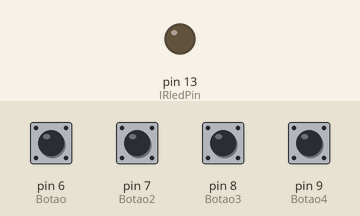
A sketch run on a simulated Arduino Uno, built with avr-gcc and run on an emulated ATmega328P. On the bench: output pins drawn as LEDs (lit = HIGH). The test bench sets the inputs (shaded band); at power-on: pin 6 (Botao), pin 7 (Botao2), pin 8 (Botao3), pin 9 (Botao4) LOW. What the sketch prints to the serial monitor is not drawn.

Above: at 1.2 s.
1.3 s: pin 7 (Botao2) pulled HIGH for 0.15 s
At 2.7 s:
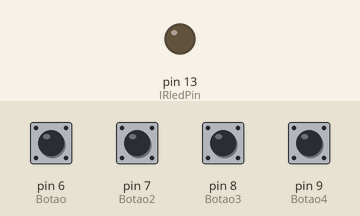
3.0 s: pin 6 (Botao) pulled HIGH for 0.15 s
At 3.8 s:
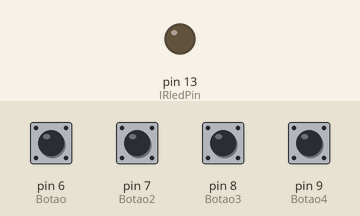
6.1 s: pin 8 (Botao3) pulled HIGH for 1 s
10.1 s: pin 6 (Botao) pulled HIGH for 1 s
14.1 s: pin 9 (Botao4) pulled HIGH for 1 s
At 14.67 s:
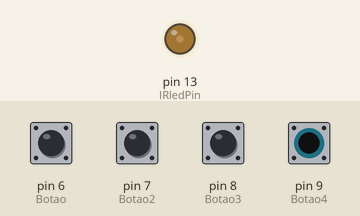
18.1 s: pin 7 (Botao2) pulled HIGH for 1 s
Timing chart, 0 to 21.1 s (numbered marks = the images above; inputs shaded):
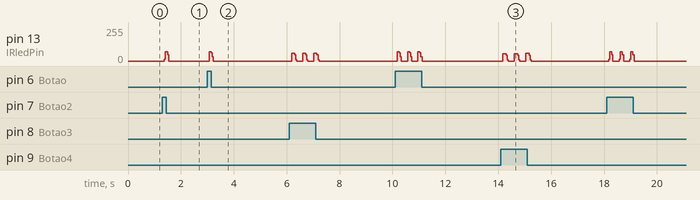

Measured:
- after the input at 1.3 s, pin 13 (IRledPin): 0/255 → 69/255 after 0.08 s, → 0/255 0.12 s later
- after the input at 3.0 s, pin 13 (IRledPin): 0/255 → 70/255 after 0.07 s, → 0/255 0.08 s later
- after the input at 14.1 s, pin 13 (IRledPin): ramps from 57/255 to 0/255 and jumps back, once every 0.43 s

The sketch:

adicionando_4botoes.ino
```cpp
// CODIGO EM CC MODIFICADO POR NERDKINGTEAM
// VISITE: nerdking.com.br
// youtube.com/nerdkingteam
// This sketch will send out a Nikon D50 trigger signal (probably works with most Nikons)
// See the full tutorial at http://www.ladyada.net/learn/sensors/ir.html
// this code is public domain, please enjoy!

int IRledPin =  13;    // LED connected to digital pin 13
int Botao = 6;
int Botao2 = 7;
int Botao3 = 8;
int Botao4 = 9;
int EstadoBotao = 0;
int EstadoBotao2 = 0;
int EstadoBotao3 = 0;
int EstadoBotao4 = 0;
// The setup() method runs once, when the sketch starts

void setup()   {
// initialize the IR digital pin as an output:
pinMode(IRledPin, OUTPUT);
pinMode(Botao, INPUT);
pinMode(Botao2, INPUT);
pinMode(Botao3, INPUT);
pinMode(Botao4, INPUT);
Serial.begin(9600);
}

void loop()
{
  EstadoBotao = digitalRead(Botao);
  EstadoBotao2 = digitalRead(Botao2);
  EstadoBotao3 = digitalRead(Botao3);
  EstadoBotao4 = digitalRead(Botao4);
Serial.println("Sending IR signal");
if (EstadoBotao == HIGH){
  SendChannelUpCode();
  delay(250);
}
if (EstadoBotao2 == HIGH){
SendChannelUpCode2();
delay(250);
}
if (EstadoBotao3 == HIGH){
  SendChannelUpCode3();
  delay(250);
}
if (EstadoBotao4 == HIGH){
SendChannelUpCode4();
delay(250);
}
}
// This procedure sends a 38KHz pulse to the IRledPin
// for a certain # of microseconds. We'll use this whenever we need to send codes
void pulseIR(long microsecs) {
// we'll count down from the number of microseconds we are told to wait

cli();  // this turns off any background interrupts

while (microsecs > 0) {
// 38 kHz is about 13 microseconds high and 13 microseconds low
digitalWrite(IRledPin, HIGH);  // this takes about 3 microseconds to happen
delayMicroseconds(10);         // hang out for 10 microseconds
digitalWrite(IRledPin, LOW);   // this also takes about 3 microseconds
delayMicroseconds(10);         // hang out for 10 microseconds

// so 26 microseconds altogether
microsecs -= 26;
}

sei();  // this turns them back on
}
void SendChannelUpCode() {
delayMicroseconds(1576);
pulseIR(2400);
delayMicroseconds(580);
pulseIR(600);
delayMicroseconds(580);
pulseIR(1180);
delayMicroseconds(560);
pulseIR(600);
delayMicroseconds(560);
pulseIR(620);
delayMicroseconds(560);
pulseIR(1200);
delayMicroseconds(560);
pulseIR(600);
delayMicroseconds(580);
pulseIR(600);
delayMicroseconds(560);
pulseIR(620);
delayMicroseconds(560);
pulseIR(600);
delayMicroseconds(560);
pulseIR(620);
delayMicroseconds(560);
pulseIR(620);
delayMicroseconds(540);
pulseIR(1200);
delayMicroseconds(560);
pulseIR(620);
delayMicroseconds(560);
pulseIR(1200);
delayMicroseconds(560);
pulseIR(620);
delayMicroseconds(21560);
pulseIR(2400);
delayMicroseconds(540);
pulseIR(620);
delayMicroseconds(580);
pulseIR(1180);
delayMicroseconds(580);
pulseIR(600);
delayMicroseconds(560);
pulseIR(600);
delayMicroseconds(560);
pulseIR(1200);
delayMicroseconds(560);
pulseIR(620);
delayMicroseconds(560);
pulseIR(600);
delayMicroseconds(560);
pulseIR(620);
delayMicroseconds(560);
pulseIR(600);
delayMicroseconds(560);
pulseIR(620);
delayMicroseconds(540);
pulseIR(640);
delayMicroseconds(540);
pulseIR(1220);
delayMicroseconds(540);
pulseIR(620);
delayMicroseconds(540);
pulseIR(1220);
delayMicroseconds(560);
pulseIR(620);
delayMicroseconds(21560);
pulseIR(2400);
delayMicroseconds(560);
pulseIR(600);
delayMicroseconds(560);
pulseIR(1200);
delayMicroseconds(560);
pulseIR(620);
delayMicroseconds(560);
pulseIR(600);
delayMicroseconds(560);
pulseIR(1200);
delayMicroseconds(560);
pulseIR(620);
delayMicroseconds(560);
pulseIR(620);
delayMicroseconds(540);
pulseIR(620);
delayMicroseconds(560);
pulseIR(600);
delayMicroseconds(560);
pulseIR(620);
delayMicroseconds(560);
pulseIR(620);
delayMicroseconds(540);
pulseIR(1220);
delayMicroseconds(560);
pulseIR(600);
delayMicroseconds(560);
pulseIR(1200);
delayMicroseconds(560);
pulseIR(620);
delayMicroseconds(21560);
pulseIR(2380);
delayMicroseconds(580);
pulseIR(600);
delayMicroseconds(560);
pulseIR(1200);
delayMicroseconds(560);
pulseIR(600);
delayMicroseconds(560);
pulseIR(620);
delayMicroseconds(560);
pulseIR(1200);
delayMicroseconds(560);
pulseIR(620);
delayMicroseconds(560);
pulseIR(600);
delayMicroseconds(560);
pulseIR(620);
delayMicroseconds(560);
pulseIR(600);
delayMicroseconds(560);
pulseIR(620);
delayMicroseconds(560);
pulseIR(600);
delayMicroseconds(580);
pulseIR(1200);
delayMicroseconds(560);
pulseIR(600);
delayMicroseconds(560);
pulseIR(1200);
delayMicroseconds(560);
pulseIR(600);
delayMicroseconds(21580);
pulseIR(2400);
delayMicroseconds(560);
pulseIR(600);
delayMicroseconds(560);
pulseIR(1220);
delayMicroseconds(540);
pulseIR(620);
delayMicroseconds(560);
pulseIR(620);
delayMicroseconds(560);
pulseIR(1200);
delayMicroseconds(540);
pulseIR(620);
delayMicroseconds(560);
pulseIR(620);
delayMicroseconds(560);
pulseIR(600);
delayMicroseconds(560);
pulseIR(620);
delayMicroseconds(560);
pulseIR(620);
delayMicroseconds(540);
pulseIR(620);
delayMicroseconds(560);
pulseIR(1200);
delayMicroseconds(560);
pulseIR(620);
delayMicroseconds(540);
pulseIR(1220);
delayMicroseconds(560);
pulseIR(600);
}

void SendChannelUpCode2() {
delayMicroseconds(34940);
pulseIR(140);
delayMicroseconds(26576);
pulseIR(100);
delayMicroseconds(10736);
pulseIR(100);
delayMicroseconds(40396);
pulseIR(80);
delayMicroseconds(39348);
pulseIR(2400);
delayMicroseconds(560);
pulseIR(1200);
delayMicroseconds(580);
pulseIR(1180);
delayMicroseconds(560);
pulseIR(620);
delayMicroseconds(560);
pulseIR(600);
delayMicroseconds(580);
pulseIR(1180);
delayMicroseconds(560);
pulseIR(620);
delayMicroseconds(560);
pulseIR(600);
delayMicroseconds(580);
pulseIR(600);
delayMicroseconds(540);
pulseIR(620);
delayMicroseconds(560);
pulseIR(620);
delayMicroseconds(560);
pulseIR(620);
delayMicroseconds(540);
pulseIR(1200);
delayMicroseconds(560);
pulseIR(620);
delayMicroseconds(560);
pulseIR(1200);
delayMicroseconds(560);
pulseIR(620);
delayMicroseconds(20960);
pulseIR(2400);
delayMicroseconds(560);
pulseIR(1200);
delayMicroseconds(580);
pulseIR(1180);
delayMicroseconds(560);
pulseIR(600);
delayMicroseconds(560);
pulseIR(620);
delayMicroseconds(560);
pulseIR(1200);
delayMicroseconds(560);
pulseIR(600);
delayMicroseconds(560);
pulseIR(620);
delayMicroseconds(560);
pulseIR(620);
delayMicroseconds(520);
pulseIR(640);
delayMicroseconds(560);
pulseIR(620);
delayMicroseconds(540);
pulseIR(620);
delayMicroseconds(560);
pulseIR(1200);
delayMicroseconds(560);
pulseIR(620);
delayMicroseconds(560);
pulseIR(1200);
delayMicroseconds(560);
pulseIR(600);
delayMicroseconds(21000);
pulseIR(2380);
delayMicroseconds(580);
pulseIR(1180);
delayMicroseconds(560);
pulseIR(1200);
delayMicroseconds(580);
pulseIR(600);
delayMicroseconds(560);
pulseIR(600);
delayMicroseconds(560);
pulseIR(1200);
delayMicroseconds(560);
pulseIR(620);
delayMicroseconds(560);
pulseIR(620);
delayMicroseconds(540);
pulseIR(620);
delayMicroseconds(560);
pulseIR(620);
delayMicroseconds(560);
pulseIR(600);
delayMicroseconds(560);
pulseIR(620);
delayMicroseconds(560);
pulseIR(1200);
delayMicroseconds(560);
pulseIR(620);
delayMicroseconds(560);
pulseIR(1200);
delayMicroseconds(540);
pulseIR(620);
delayMicroseconds(20980);
pulseIR(2380);
delayMicroseconds(580);
pulseIR(1200);
delayMicroseconds(560);
pulseIR(1200);
delayMicroseconds(560);
pulseIR(600);
delayMicroseconds(560);
pulseIR(620);
delayMicroseconds(560);
pulseIR(1200);
delayMicroseconds(560);
pulseIR(600);
delayMicroseconds(560);
pulseIR(620);
delayMicroseconds(560);
pulseIR(600);
delayMicroseconds(560);
pulseIR(620);
delayMicroseconds(540);
pulseIR(640);
delayMicroseconds(540);
pulseIR(620);
delayMicroseconds(560);
pulseIR(1200);
delayMicroseconds(560);
pulseIR(620);
delayMicroseconds(540);
pulseIR(1220);
delayMicroseconds(540);
pulseIR(620);
}

void SendChannelUpCode3() {
delayMicroseconds(5220);
pulseIR(2380);
delayMicroseconds(580);
pulseIR(1180);
delayMicroseconds(560);
pulseIR(620);
delayMicroseconds(560);
pulseIR(620);
delayMicroseconds(540);
pulseIR(620);
delayMicroseconds(580);
pulseIR(1200);
delayMicroseconds(560);
pulseIR(1200);
delayMicroseconds(580);
pulseIR(580);
delayMicroseconds(560);
pulseIR(620);
delayMicroseconds(580);
pulseIR(580);
delayMicroseconds(560);
pulseIR(620);
delayMicroseconds(560);
pulseIR(620);
delayMicroseconds(540);
pulseIR(1220);
delayMicroseconds(560);
pulseIR(600);
delayMicroseconds(560);
pulseIR(620);
delayMicroseconds(560);
pulseIR(620);
delayMicroseconds(540);
pulseIR(620);
delayMicroseconds(560);
pulseIR(1200);
delayMicroseconds(580);
pulseIR(600);
delayMicroseconds(540);
pulseIR(640);
delayMicroseconds(540);
pulseIR(620);
delayMicroseconds(15140);
pulseIR(2360);
delayMicroseconds(580);
pulseIR(1180);
delayMicroseconds(540);
pulseIR(620);
delayMicroseconds(560);
pulseIR(620);
delayMicroseconds(580);
pulseIR(600);
delayMicroseconds(540);
pulseIR(1220);
delayMicroseconds(560);
pulseIR(1200);
delayMicroseconds(560);
pulseIR(600);
delayMicroseconds(560);
pulseIR(620);
delayMicroseconds(580);
pulseIR(580);
delayMicroseconds(600);
pulseIR(580);
delayMicroseconds(580);
pulseIR(600);
delayMicroseconds(560);
pulseIR(1200);
delayMicroseconds(560);
pulseIR(620);
delayMicroseconds(540);
pulseIR(620);
delayMicroseconds(560);
pulseIR(620);
delayMicroseconds(560);
pulseIR(600);
delayMicroseconds(600);
pulseIR(1160);
delayMicroseconds(600);
pulseIR(580);
delayMicroseconds(580);
pulseIR(580);
delayMicroseconds(580);
pulseIR(600);
delayMicroseconds(15140);
pulseIR(2360);
delayMicroseconds(580);
pulseIR(1200);
delayMicroseconds(560);
pulseIR(600);
delayMicroseconds(580);
pulseIR(580);
delayMicroseconds(600);
pulseIR(580);
delayMicroseconds(600);
pulseIR(1160);
delayMicroseconds(600);
pulseIR(1160);
delayMicroseconds(600);
pulseIR(580);
delayMicroseconds(580);
pulseIR(580);
delayMicroseconds(600);
pulseIR(580);
delayMicroseconds(600);
pulseIR(560);
delayMicroseconds(600);
pulseIR(580);
delayMicroseconds(600);
pulseIR(1160);
delayMicroseconds(600);
pulseIR(560);
delayMicroseconds(620);
pulseIR(560);
delayMicroseconds(600);
pulseIR(560);
delayMicroseconds(620);
pulseIR(560);
delayMicroseconds(620);
pulseIR(1140);
delayMicroseconds(620);
pulseIR(540);
delayMicroseconds(620);
pulseIR(560);
delayMicroseconds(620);
pulseIR(560);
delayMicroseconds(15160);
pulseIR(2340);
delayMicroseconds(600);
pulseIR(1160);
delayMicroseconds(600);
pulseIR(560);
delayMicroseconds(620);
pulseIR(560);
delayMicroseconds(620);
pulseIR(540);
delayMicroseconds(620);
pulseIR(1160);
delayMicroseconds(600);
pulseIR(1160);
delayMicroseconds(600);
pulseIR(560);
delayMicroseconds(620);
pulseIR(560);
delayMicroseconds(620);
pulseIR(540);
delayMicroseconds(620);
pulseIR(560);
delayMicroseconds(620);
pulseIR(560);
delayMicroseconds(600);
pulseIR(1160);
delayMicroseconds(620);
pulseIR(540);
delayMicroseconds(620);
pulseIR(560);
delayMicroseconds(620);
pulseIR(560);
delayMicroseconds(620);
pulseIR(540);
delayMicroseconds(620);
pulseIR(1140);
delayMicroseconds(620);
pulseIR(560);
delayMicroseconds(620);
pulseIR(540);
delayMicroseconds(640);
pulseIR(540);
}

void SendChannelUpCode4() {
delayMicroseconds(49032);
pulseIR(2420);
delayMicroseconds(540);
pulseIR(620);
delayMicroseconds(560);
pulseIR(620);
delayMicroseconds(560);
pulseIR(620);
delayMicroseconds(540);
pulseIR(620);
delayMicroseconds(560);
pulseIR(1200);
delayMicroseconds(540);
pulseIR(1220);
delayMicroseconds(560);
pulseIR(620);
delayMicroseconds(540);
pulseIR(640);
delayMicroseconds(520);
pulseIR(640);
delayMicroseconds(560);
pulseIR(620);
delayMicroseconds(560);
pulseIR(600);
delayMicroseconds(560);
pulseIR(1200);
delayMicroseconds(560);
pulseIR(620);
delayMicroseconds(560);
pulseIR(620);
delayMicroseconds(560);
pulseIR(600);
delayMicroseconds(560);
pulseIR(620);
delayMicroseconds(560);
pulseIR(1200);
delayMicroseconds(560);
pulseIR(620);
delayMicroseconds(540);
pulseIR(620);
delayMicroseconds(560);
pulseIR(620);
delayMicroseconds(15720);
pulseIR(2360);
delayMicroseconds(560);
pulseIR(620);
delayMicroseconds(560);
pulseIR(600);
delayMicroseconds(580);
pulseIR(600);
delayMicroseconds(560);
pulseIR(620);
delayMicroseconds(560);
pulseIR(1200);
delayMicroseconds(560);
pulseIR(1200);
delayMicroseconds(560);
pulseIR(600);
delayMicroseconds(580);
pulseIR(600);
delayMicroseconds(560);
pulseIR(620);
delayMicroseconds(560);
pulseIR(600);
delayMicroseconds(560);
pulseIR(620);
delayMicroseconds(560);
pulseIR(1200);
delayMicroseconds(560);
pulseIR(620);
delayMicroseconds(560);
pulseIR(600);
delayMicroseconds(580);
pulseIR(600);
delayMicroseconds(560);
pulseIR(600);
delayMicroseconds(580);
pulseIR(1180);
delayMicroseconds(580);
pulseIR(600);
delayMicroseconds(580);
pulseIR(600);
delayMicroseconds(560);
pulseIR(600);
delayMicroseconds(15720);
pulseIR(2380);
delayMicroseconds(560);
pulseIR(600);
delayMicroseconds(580);
pulseIR(600);
delayMicroseconds(560);
pulseIR(600);
delayMicroseconds(580);
pulseIR(600);
delayMicroseconds(560);
pulseIR(1200);
delayMicroseconds(580);
pulseIR(1180);
delayMicroseconds(560);
pulseIR(600);
delayMicroseconds(580);
pulseIR(600);
delayMicroseconds(580);
pulseIR(600);
delayMicroseconds(560);
pulseIR(600);
delayMicroseconds(580);
pulseIR(600);
delayMicroseconds(580);
pulseIR(1180);
delayMicroseconds(580);
pulseIR(580);
delayMicroseconds(580);
pulseIR(600);
delayMicroseconds(580);
pulseIR(580);
delayMicroseconds(620);
pulseIR(560);
delayMicroseconds(580);
pulseIR(1180);
delayMicroseconds(580);
pulseIR(580);
delayMicroseconds(600);
pulseIR(580);
delayMicroseconds(600);
pulseIR(580);
delayMicroseconds(15720);
pulseIR(2360);
delayMicroseconds(580);
pulseIR(600);
delayMicroseconds(580);
pulseIR(580);
delayMicroseconds(600);
pulseIR(580);
delayMicroseconds(580);
pulseIR(580);
delayMicroseconds(620);
pulseIR(1140);
delayMicroseconds(600);
pulseIR(1160);
delayMicroseconds(620);
pulseIR(560);
delayMicroseconds(600);
pulseIR(560);
delayMicroseconds(620);
pulseIR(560);
delayMicroseconds(600);
pulseIR(580);
delayMicroseconds(600);
pulseIR(560);
delayMicroseconds(600);
pulseIR(1160);
delayMicroseconds(620);
pulseIR(560);
delayMicroseconds(600);
pulseIR(580);
delayMicroseconds(600);
pulseIR(560);
delayMicroseconds(620);
pulseIR(560);
delayMicroseconds(600);
pulseIR(1160);
delayMicroseconds(600);
pulseIR(580);
delayMicroseconds(600);
pulseIR(560);
delayMicroseconds(620);
pulseIR(560);
}
```
